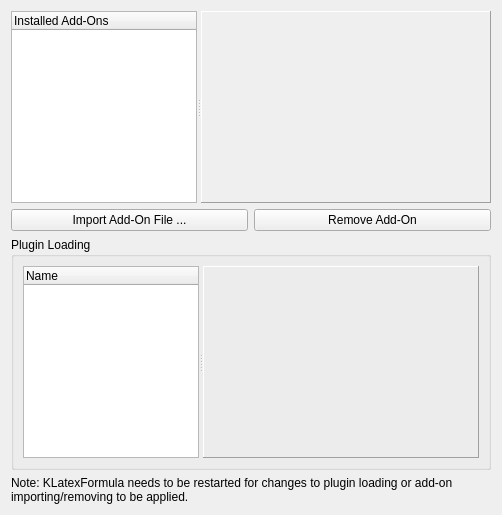
     <widget class="QWidget" name="tabAddOns">
      <attribute name="title">
       <string>Add-Ons</string>
      </attribute>
      <layout class="QGridLayout" name="gridLayout_6">
       <item row="0" column="0">
        <widget class="QSplitter" name="splitterAddOns">
         <property name="orientation">
          <enum>Qt::Horizontal</enum>
         </property>
         <widget class="QTreeWidget" name="lstAddOns">
          <property name="sizePolicy">
           <sizepolicy hsizetype="Preferred" vsizetype="Expanding">
            <horstretch>1</horstretch>
            <verstretch>0</verstretch>
           </sizepolicy>
          </property>
          <property name="indentation">
           <number>0</number>
          </property>
          <column>
           <property name="text">
            <string>Installed Add-Ons</string>
           </property>
          </column>
         </widget>
         <widget class="QLabel" name="lblAddOnInfo">
          <property name="sizePolicy">
           <sizepolicy hsizetype="Preferred" vsizetype="Preferred">
            <horstretch>2</horstretch>
            <verstretch>0</verstretch>
           </sizepolicy>
          </property>
          <property name="minimumSize">
           <size>
            <width>200</width>
            <height>0</height>
           </size>
          </property>
          <property name="frameShape">
           <enum>QFrame::Panel</enum>
          </property>
          <property name="frameShadow">
           <enum>QFrame::Raised</enum>
          </property>
          <property name="text">
           <string/>
          </property>
          <property name="alignment">
           <set>Qt::AlignLeading|Qt::AlignLeft|Qt::AlignTop</set>
          </property>
          <property name="wordWrap">
           <bool>true</bool>
          </property>
         </widget>
        </widget>
       </item>
       <item row="1" column="0">
        <layout class="QHBoxLayout" name="lytAddOnActions">
         <item>
          <widget class="QPushButton" name="btnImportAddOn">
           <property name="sizePolicy">
            <sizepolicy hsizetype="Minimum" vsizetype="Fixed">
             <horstretch>1</horstretch>
             <verstretch>0</verstretch>
            </sizepolicy>
           </property>
           <property name="text">
            <string>Import Add-On File ...</string>
           </property>
          </widget>
         </item>
         <item>
          <widget class="QPushButton" name="btnRemoveAddOn">
           <property name="sizePolicy">
            <sizepolicy hsizetype="Minimum" vsizetype="Fixed">
             <horstretch>1</horstretch>
             <verstretch>0</verstretch>
            </sizepolicy>
           </property>
           <property name="text">
            <string>Remove Add-On</string>
           </property>
          </widget>
         </item>
        </layout>
       </item>
       <item row="3" column="0">
        <widget class="QLabel" name="lblNoteRestart">
         <property name="text">
          <string>Note: KLatexFormula needs to be restarted for changes to plugin loading or add-on importing/removing to be applied.</string>
         </property>
         <property name="wordWrap">
          <bool>true</bool>
         </property>
        </widget>
       </item>
       <item row="2" column="0">
        <widget class="QGroupBox" name="gbxPlugins">
         <property name="title">
          <string>Plugin Loading</string>
         </property>
         <layout class="QGridLayout" name="lyt_gbxPlugins">
          <item row="0" column="0">
           <widget class="QSplitter" name="splitterPlugins">
            <property name="orientation">
             <enum>Qt::Horizontal</enum>
            </property>
            <widget class="QTreeWidget" name="lstPlugins">
             <property name="sizePolicy">
              <sizepolicy hsizetype="Preferred" vsizetype="Expanding">
               <horstretch>1</horstretch>
               <verstretch>0</verstretch>
              </sizepolicy>
             </property>
             <property name="minimumSize">
              <size>
               <width>0</width>
               <height>80</height>
              </size>
             </property>
             <property name="editTriggers">
              <set>QAbstractItemView::NoEditTriggers</set>
             </property>
             <property name="showDropIndicator" stdset="0">
              <bool>false</bool>
             </property>
             <property name="indentation">
              <number>10</number>
             </property>
             <property name="itemsExpandable">
              <bool>false</bool>
             </property>
             <column>
              <property name="text">
               <string>Name</string>
              </property>
             </column>
            </widget>
            <widget class="QLabel" name="lblPluginInfo">
             <property name="sizePolicy">
              <sizepolicy hsizetype="Preferred" vsizetype="Preferred">
               <horstretch>2</horstretch>
               <verstretch>0</verstretch>
              </sizepolicy>
             </property>
             <property name="minimumSize">
              <size>
               <width>200</width>
               <height>0</height>
              </size>
             </property>
             <property name="frameShape">
              <enum>QFrame::Panel</enum>
             </property>
             <property name="frameShadow">
              <enum>QFrame::Raised</enum>
             </property>
             <property name="text">
              <string/>
             </property>
             <property name="alignment">
              <set>Qt::AlignLeading|Qt::AlignLeft|Qt::AlignTop</set>
             </property>
             <property name="wordWrap">
              <bool>true</bool>
             </property>
            </widget>
           </widget>
          </item>
         </layout>
        </widget>
       </item>
      </layout>
     </widget>
